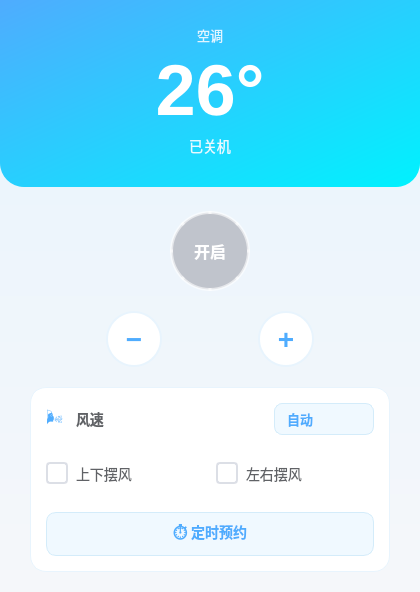
<?xml version="1.0" encoding="UTF-8"?>
<ui version="4.0">
 <class>ACControl</class>
 <widget class="QWidget" name="ACControl">
  <property name="geometry">
   <rect>
    <x>0</x>
    <y>0</y>
    <width>420</width>
    <height>520</height>
   </rect>
  </property>
  <property name="windowTitle">
   <string>空调控制</string>
   </property>
  <property name="styleSheet">
   <string notr="true">
    QWidget#ACControl {
        background: qlineargradient(x1:0, y1:0, x2:0, y2:1, stop:0 #e8f4fd, stop:1 #f5f7fa);
    }
   </string>
  </property>
  <layout class="QVBoxLayout" name="mainLayout">
   <property name="spacing">
    <number>0</number>
   </property>
   <property name="leftMargin">
    <number>0</number>
   </property>
   <property name="topMargin">
    <number>0</number>
   </property>
   <property name="rightMargin">
    <number>0</number>
   </property>
   <property name="bottomMargin">
    <number>0</number>
   </property>
   <item>
    <widget class="QWidget" name="topCard" native="true">
     <property name="styleSheet">
      <string notr="true">
       QWidget#topCard {
        background: qlineargradient(x1:0, y1:0, x2:1, y2:1, stop:0 #4facfe, stop:1 #00f2fe);
        border-bottom-left-radius: 24px;
        border-bottom-right-radius: 24px;
       }
      </string>
     </property>
     <layout class="QVBoxLayout" name="topCardLayout">
      <property name="spacing">
       <number>4</number>
      </property>
      <property name="leftMargin">
       <number>30</number>
      </property>
      <property name="topMargin">
       <number>25</number>
      </property>
      <property name="rightMargin">
       <number>30</number>
      </property>
      <property name="bottomMargin">
       <number>30</number>
      </property>
      <item>
       <widget class="QLabel" name="deviceNameLabel">
        <property name="styleSheet">
         <string notr="true">color: rgba(255,255,255,0.85); font-size: 13px; background: transparent;</string>
        </property>
        <property name="text">
         <string>空调</string>
        </property>
        <property name="alignment">
         <set>Qt::AlignCenter</set>
        </property>
       </widget>
      </item>
      <item>
       <widget class="QLabel" name="temperatureLabel">
        <property name="styleSheet">
         <string notr="true">font-size: 72px; font-weight: bold; color: #ffffff; background: transparent;</string>
        </property>
        <property name="text">
         <string>26°</string>
        </property>
        <property name="alignment">
         <set>Qt::AlignCenter</set>
        </property>
       </widget>
      </item>
      <item>
       <widget class="QLabel" name="statusLabel">
        <property name="styleSheet">
         <string notr="true">color: rgba(255,255,255,0.9); font-size: 14px; background: transparent;</string>
        </property>
        <property name="text">
         <string>已关机</string>
        </property>
        <property name="alignment">
         <set>Qt::AlignCenter</set>
        </property>
       </widget>
      </item>
     </layout>
    </widget>
   </item>
   <item>
    <widget class="QWidget" name="controlSection" native="true">
     <property name="styleSheet">
      <string notr="true">background: transparent;</string>
     </property>
     <layout class="QVBoxLayout" name="controlSectionLayout">
      <property name="spacing">
       <number>20</number>
      </property>
      <property name="leftMargin">
       <number>30</number>
      </property>
      <property name="topMargin">
       <number>24</number>
      </property>
      <property name="rightMargin">
       <number>30</number>
      </property>
      <property name="bottomMargin">
       <number>20</number>
      </property>
      <item>
       <layout class="QHBoxLayout" name="powerLayout">
        <item>
         <spacer name="powerSpacerLeft">
          <property name="orientation">
           <enum>Qt::Horizontal</enum>
          </property>
          <property name="sizeHint" stdset="0">
           <size>
            <width>40</width>
            <height>20</height>
           </size>
          </property>
         </spacer>
        </item>
        <item>
         <widget class="QPushButton" name="powerButton">
          <property name="text">
           <string>开启</string>
          </property>
          <property name="minimumSize">
           <size>
            <width>80</width>
            <height>80</height>
           </size>
          </property>
          <property name="maximumSize">
           <size>
            <width>80</width>
            <height>80</height>
           </size>
          </property>
          <property name="styleSheet">
           <string notr="true">
            QPushButton {
                border-radius: 40px;
                background-color: #c0c4cc;
                color: white;
                font-size: 16px;
                font-weight: bold;
                border: 3px solid rgba(255,255,255,0.6);
            }
           </string>
          </property>
         </widget>
        </item>
        <item>
         <spacer name="powerSpacerRight">
          <property name="orientation">
           <enum>Qt::Horizontal</enum>
          </property>
          <property name="sizeHint" stdset="0">
           <size>
            <width>40</width>
            <height>20</height>
           </size>
          </property>
         </spacer>
        </item>
       </layout>
      </item>
      <item>
       <layout class="QHBoxLayout" name="tempControlLayout">
        <item>
         <widget class="QPushButton" name="temperatureDownButton">
          <property name="text">
           <string>−</string>
          </property>
          <property name="minimumSize">
           <size>
            <width>56</width>
            <height>56</height>
           </size>
          </property>
          <property name="maximumSize">
           <size>
            <width>56</width>
            <height>56</height>
           </size>
          </property>
          <property name="styleSheet">
           <string notr="true">
            QPushButton {
                border-radius: 28px;
                background-color: #ffffff;
                color: #4facfe;
                font-size: 28px;
                font-weight: bold;
                border: 2px solid #e8f4fd;
            }
            QPushButton:hover {
                background-color: #e8f4fd;
                border: 2px solid #4facfe;
            }
            QPushButton:pressed {
                background-color: #d0ecfb;
            }
            QPushButton:disabled {
                color: #dcdfe6;
                border-color: #f2f6fc;
            }
           </string>
          </property>
         </widget>
        </item>
        <item>
         <widget class="QPushButton" name="temperatureUpButton">
          <property name="text">
           <string>+</string>
          </property>
          <property name="minimumSize">
           <size>
            <width>56</width>
            <height>56</height>
           </size>
          </property>
          <property name="maximumSize">
           <size>
            <width>56</width>
            <height>56</height>
           </size>
          </property>
          <property name="styleSheet">
           <string notr="true">
            QPushButton {
                border-radius: 28px;
                background-color: #ffffff;
                color: #4facfe;
                font-size: 28px;
                font-weight: bold;
                border: 2px solid #e8f4fd;
            }
            QPushButton:hover {
                background-color: #e8f4fd;
                border: 2px solid #4facfe;
            }
            QPushButton:pressed {
                background-color: #d0ecfb;
            }
            QPushButton:disabled {
                color: #dcdfe6;
                border-color: #f2f6fc;
            }
           </string>
          </property>
         </widget>
        </item>
       </layout>
      </item>
      <item>
       <widget class="QWidget" name="settingsCard" native="true">
        <property name="styleSheet">
         <string notr="true">
          QWidget#settingsCard {
            background-color: #ffffff;
            border-radius: 16px;
            border: 1px solid #e8f4fd;
          }
         </string>
        </property>
        <layout class="QVBoxLayout" name="settingsCardLayout">
         <property name="spacing">
          <number>12</number>
         </property>
         <property name="leftMargin">
          <number>16</number>
         </property>
         <property name="topMargin">
          <number>16</number>
         </property>
         <property name="rightMargin">
          <number>16</number>
         </property>
         <property name="bottomMargin">
          <number>16</number>
         </property>
         <item>
          <layout class="QHBoxLayout" name="fanLayout">
           <item>
            <widget class="QLabel" name="fanIconLabel">
             <property name="styleSheet">
              <string notr="true">color: #4facfe; font-size: 16px; background: transparent;</string>
             </property>
             <property name="text">
              <string>🌬</string>
             </property>
            </widget>
           </item>
           <item>
            <widget class="QLabel" name="fanLabel">
             <property name="styleSheet">
              <string notr="true">color: #606266; font-size: 14px; font-weight: 500; background: transparent;</string>
             </property>
             <property name="text">
              <string>风速</string>
             </property>
            </widget>
           </item>
           <item>
            <spacer name="fanSpacer">
             <property name="orientation">
              <enum>Qt::Horizontal</enum>
             </property>
             <property name="sizeHint" stdset="0">
              <size>
               <width>40</width>
               <height>20</height>
              </size>
             </property>
            </spacer>
           </item>
           <item>
            <widget class="QComboBox" name="fanSpeedComboBox">
             <property name="minimumSize">
              <size>
               <width>100</width>
               <height>32</height>
              </size>
             </property>
             <property name="styleSheet">
              <string notr="true">
               QComboBox {
                    background-color: #f0f9ff;
                    border: 1px solid #d4ecfa;
                    border-radius: 8px;
                    padding: 4px 12px;
                    font-size: 13px;
                    color: #4facfe;
                    font-weight: bold;
               }
               QComboBox::drop-down {
                    border: none;
                    width: 24px;
               }
               QComboBox QAbstractItemView {
                    background-color: #ffffff;
                    border: 1px solid #d4ecfa;
                    selection-background-color: #e8f4fd;
                    selection-color: #4facfe;
                    outline: none;
                    border-radius: 8px;
               }
              </string>
             </property>
             <item>
              <property name="text">
               <string>自动</string>
              </property>
             </item>
             <item>
              <property name="text">
               <string>低速</string>
              </property>
             </item>
             <item>
              <property name="text">
               <string>中速</string>
              </property>
             </item>
             <item>
              <property name="text">
               <string>高速</string>
              </property>
             </item>
            </widget>
           </item>
          </layout>
         </item>
         <item>
          <widget class="Line" name="line1">
           <property name="styleSheet">
            <string notr="true">color: #f0f9ff;</string>
           </property>
           <property name="orientation">
            <enum>Qt::Horizontal</enum>
           </property>
          </widget>
         </item>
         <item>
          <layout class="QHBoxLayout" name="swingLayout">
           <item>
            <widget class="QCheckBox" name="verticalSwingCheckBox">
             <property name="styleSheet">
              <string notr="true">QCheckBox { color: #606266; font-size: 14px; spacing: 8px; background: transparent; } QCheckBox::indicator { width: 18px; height: 18px; border-radius: 4px; border: 2px solid #dcdfe6; } QCheckBox::indicator:checked { background-color: #4facfe; border-color: #4facfe; }</string>
             </property>
             <property name="text">
              <string>上下摆风</string>
             </property>
            </widget>
           </item>
           <item>
            <widget class="QCheckBox" name="horizontalSwingCheckBox">
             <property name="styleSheet">
              <string notr="true">QCheckBox { color: #606266; font-size: 14px; spacing: 8px; background: transparent; } QCheckBox::indicator { width: 18px; height: 18px; border-radius: 4px; border: 2px solid #dcdfe6; } QCheckBox::indicator:checked { background-color: #4facfe; border-color: #4facfe; }</string>
             </property>
             <property name="text">
              <string>左右摆风</string>
             </property>
            </widget>
           </item>
          </layout>
         </item>
         <item>
          <widget class="Line" name="line2">
           <property name="styleSheet">
            <string notr="true">color: #f0f9ff;</string>
           </property>
           <property name="orientation">
            <enum>Qt::Horizontal</enum>
           </property>
          </widget>
         </item>
         <item>
          <widget class="QPushButton" name="timerButton">
           <property name="styleSheet">
            <string notr="true">
             QPushButton {
                background-color: #f0f9ff;
                color: #4facfe;
                border: 1px solid #d4ecfa;
                border-radius: 10px;
                padding: 8px 16px;
                font-size: 14px;
                font-weight: bold;
             }
             QPushButton:hover {
                background-color: #e8f4fd;
                border: 1px solid #4facfe;
             }
             QPushButton:pressed {
                background-color: #d0ecfb;
             }
            </string>
           </property>
           <property name="text">
            <string>⏱ 定时预约</string>
           </property>
          </widget>
         </item>
        </layout>
       </widget>
      </item>
     </layout>
    </widget>
   </item>
  </layout>
 </widget>
 <resources/>
 <connections/>
</ui>
